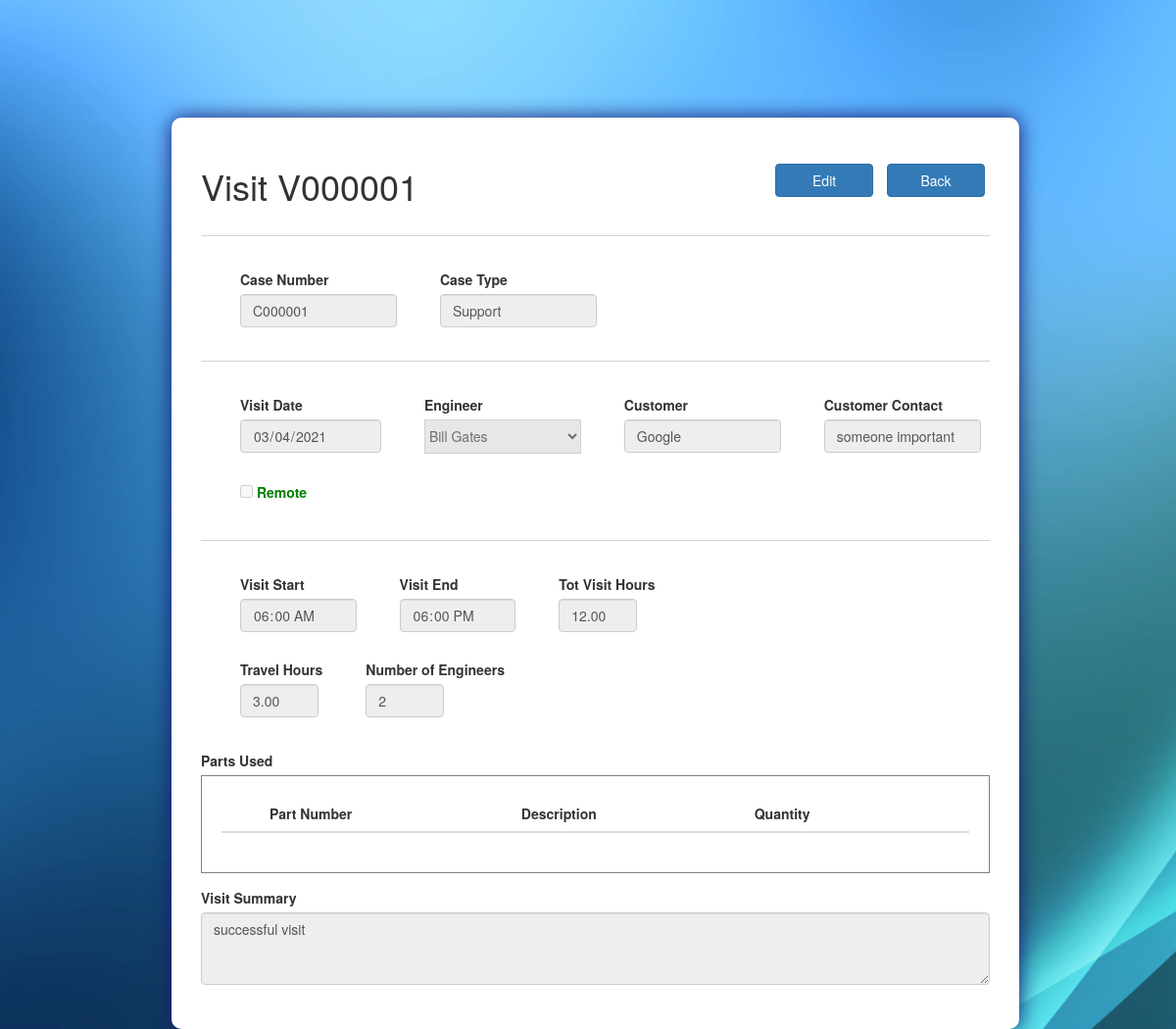
The app's page /visit/V000001/ (signed in), older data.
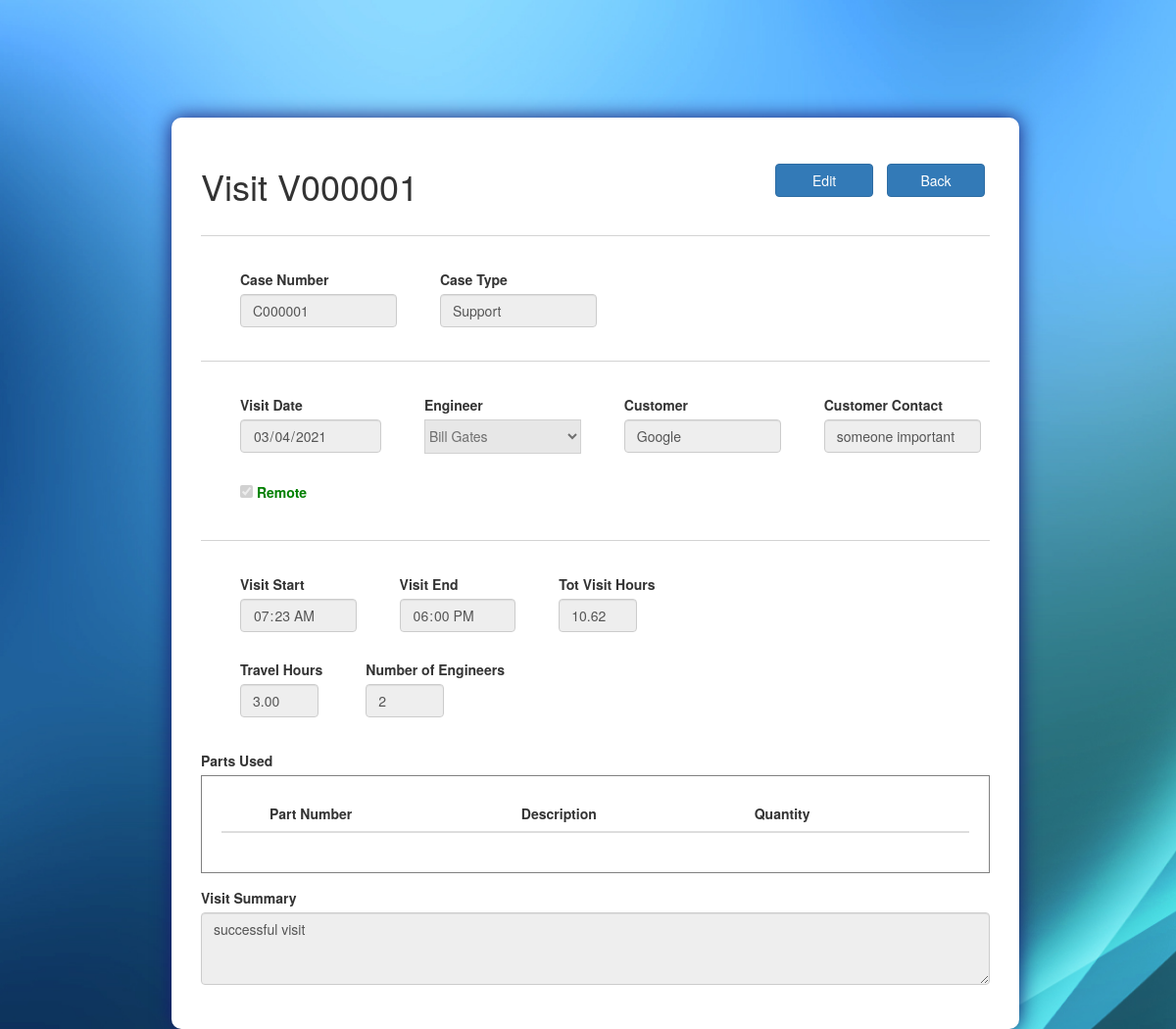
The same page, newer data.
### ASISupport_app/models.py (models this page shows, shortened)
class Visit(models.Model):
	visit_num = models.CharField(max_length=100, primary_key=True)
	case_num = models.ForeignKey(Case, on_delete=models.CASCADE)
	visit_date = models.DateTimeField(default = timezone.now)
	engineer = models.ForeignKey(Employee, on_delete=models.CASCADE)
	customer = models.ForeignKey(Customer, on_delete=models.CASCADE)#!!!must be same customer as in case
	customer_contact = models.CharField(max_length=100)#!!!must be same customer as in case
	remote =  models.BooleanField(default=False)
	visit_start = models.TimeField()
	visit_end = models.TimeField()
	travel_hours = models.DecimalField(max_digits=20, decimal_places=2, default=0.00)
	num_of_engineers = models.IntegerField(blank=True, null=True)
	visit_summary = models.TextField()
	def sum_visit_hours(self):
		self.visit_hours = (datetime.strptime(str(self.visit_end), '%H:%M:%S') - datetime.strptime(str(self.visit_start), '%H:%M:%S')).seconds / 3600

class Case(models.Model):
	TYPES = (
		('Support', 'Support'),
		('Training', 'Training'),
		('Maintenance', 'Maintenance'),
		('installation','Installation')
	)
	STATUSES = (
		('Open', 'Open'),
		('Resolved', 'Resolved'),
		('Closed', 'Closed'),
		('On Hold','On Hold'),
		('Cancelled','Cancelled')
	)
	case_num = models.CharField(max_length=100, primary_key=True)
	case_type = models.CharField(max_length=100, choices=TYPES)
	status = models.CharField(max_length=100, choices=STATUSES)
	create_date = models.DateTimeField(default=timezone.now)
	target_date = models.DateField()
	actual_date = models.DateField(blank=True, null=True)
	case_manager = models.ForeignKey(Employee, on_delete=models.CASCADE)
	machine_down =  models.BooleanField(default=False)
	customer = models.ForeignKey(Customer, on_delete=models.CASCADE)
	customer_contact = models.CharField(max_length=100)
	case_description = models.TextField()
	cancellation_reason = models.TextField(blank=True, null=True)
	def __str__(self):
		return self.case_num

class Employee(models.Model):
	employee_id = models.CharField(max_length=100, primary_key=True)
	first_name = models.CharField(max_length=100)
	last_name = models.CharField(max_length=100)
	phone_number = models.CharField(max_length=100)
	email = models.EmailField(max_length=254, unique = True)
	password = models.CharField(max_length=100)
	def __str__(self):
		return f'{self.first_name} {self.last_name}'

### ASISupport_app/views.py (the view)
# urls.py: path('visit/<id>/', views.visit_view, name = 'view_visit'),
@login_required(login_url='/accounts/login/')
def visit_view(request, id):
	state = 'view'
	visit = Visit.objects.get(visit_num=id)
	visit.sum_visit_hours()
	case = Case.objects.get(case_num=visit.case_num)
	visit_parts_lst = VisitParts.objects.filter(visit_num=id)
	part_pn_lst = [vp.part_pn for vp in visit_parts_lst]
	parts = Parts.objects.filter(part_pn__in=part_pn_lst)
	part_description_dict = {VisitParts.objects.get(visit_num=id, part_pn=part.part_pn):part.part_description for part in parts}
	return render(request, 'ASISupport_app/visit.html', locals())

### ASISupport_app/models.py (called while the page is built)
	def __str__(self):
		return self.customer_name

### templates/ASISupport_app/visit.html (shortened to what the changed rows need)
<!DOCTYPE html>
{% extends "ASISupport_app/base.html" %}
{% load static %}
{% block head_block %}
	<link rel="stylesheet" type="text/css" href="{% static 'css/visit.css' %}">
{% endblock %}
{% block body_block %}
	<section class="col-sm-1 col-sm-10 col-sm-1">
		<form class="form-container" action="{% url 'ASISupport_app:new_case' %}" method="POST">
			<div>
				{% if state == 'view' %}
					<h1 class="inline_it">Visit {{ visit.visit_num }}</h1>
					<div class="action_btn">
						<button type="submit" class="btn btn-primary">Edit</button>
						<button type="submit" class="btn btn-primary">Back</button>
					</div>
				{% else %}
					<h1 class="inline_it">New Visit</h1>
				{% endif %}
			</div>
			<div>
				<div class="inline_it inline_spacing">
					<div>
						<label for="case_num">Case Number</label>
					</div>
						<input class="form-control text_bar" id="case_num" type="text" value="{{ visit.case_num }}" disabled>
				</div>
			</div>
			<div class="inline_it inline_spacing">
				<div>
					<label for="visit_date">Visit Date</label>
				</div>
				{% if state == 'view' %}
					<input class="form-control datepicker" id="visit_date" type="date" value="{{ visit.visit_date|date:'Y-m-d' }}" disabled>
				{% else %}
					<input class="form-control datepicker" id="visit_date" type="date">
				{% endif %}
			</div>
			<div class="inline_it inline_spacing">
				<div>
					<label for="Engineer">Engineer</label>
				</div>
				{% if state == 'view' %}
					<select class="form-select select_bar" id="Engineer" disabled>
						<option selected>{{ visit.engineer }}</option>
					</select>
				{% endif %}
			</div>
			<div class="inline_it inline_spacing remote_cb">
				{% if state == 'view' %}
					{% if visit.remote %}
						<input type="checkbox" id="remote" checked disabled>
					{% else %}
						<input type="checkbox" id="remote" disabled>
					{% endif %}
				{% else %}
					<input type="checkbox" id="remote">
				{% endif %}
				<label for="remote">Remote</label>
			</div>
			<div>
				<div class="inline_it inline_spacing">
					<div>
						<label for="visit_start">Visit Start</label>
					</div>
					{% if state == 'view' %}
						<input class="form-control datepicker" id="visit_start" type="time" value="{{ visit.visit_start|time:'H:i' }}" disabled>
					{% else %}
						<input class="form-control datepicker" id="visit_start" type="time">
					{% endif %}
				</div>
				<div class="inline_it inline_spacing">
					<div>
						<label for="visit_end">Visit End</label>
					</div>
					{% if state == 'view' %}
						<input class="form-control datepicker" id="visit_end" type="time" value="{{ visit.visit_end|time:'H:i' }}" disabled>
					{% else %}
						<input class="form-control datepicker" id="visit_end" type="time">
					{% endif %}
				</div>
				<div class="inline_it inline_spacing">
					<div>
						<label for="visit_hours">Tot Visit Hours</label>
					</div>
					{% if state == 'view' %}
						<input class="form-control int_bar" id="visit_hours" type="text" value="{{ visit.visit_hours|floatformat:2 }}" disabled>
					{% else %}
						<input class="form-control int_bar" id="visit_hours" type="text" disabled>
					{% endif %}
				</div>
			</div>
			<div>
				<div class="inline_it inline_spacing">
					<div>
						<label for="travel_hours">Travel Hours</label>
					</div>
					{% if state == 'view' %}
						<input class="form-control int_bar" id="travel_hours" type="text" value="{{ visit.travel_hours|floatformat:2 }}" disabled>
					{% else %}
						<input class="form-control int_bar" id="travel_hours" type="text">
					{% endif %}
				</div>
				<div class="inline_it inline_spacing">
					<div>
						<label for="num_of_engineers">Number of Engineers</label>
					</div>
					{% if state == 'view' %}
						<input class="form-control int_bar" id="num_of_engineers" type="text" value="{{ visit.num_of_engineers }}" disabled>
					{% else %}
						<input class="form-control int_bar" id="num_of_engineers" type="text">
					{% endif %}
				</div>
			</div>
			<div class="spacing">
				<div class="parts_lst">
					<table class="table table-hover">
						<thead>
							<tr>
								<th scope="col"></th>
								<th scope="col">Part Number</th>
					    		<th scope="col">Description</th>
					    		<th scope="col">Quantity</th>
					    		<th scope="col"></th>
					    	</tr>
						</thead>
					</table>
				</div>
			</div>
			<div class="form-group description_bar">
				<label for="visit_summary">Visit Summary</label>
				{% if state == 'view' %}
					<textarea class="form-control" id="visit_summary" rows="3" disabled="">{{ visit.visit_summary }}</textarea>
				{% else %}
					<textarea class="form-control" id="visit_summary" rows="3"></textarea>
				{% endif %}
			</div>
		</form>
	</section>
{% endblock %}

Row changes from the older to the newer data that the page shows:
changed Visit "successful visit": visit_start "06:00" → "07:23"; visit_hours "12.00" → "10.62"
Text that changed along with them:
form field value: (not shown) → "☑"
form field value: "☐" → (not shown)
